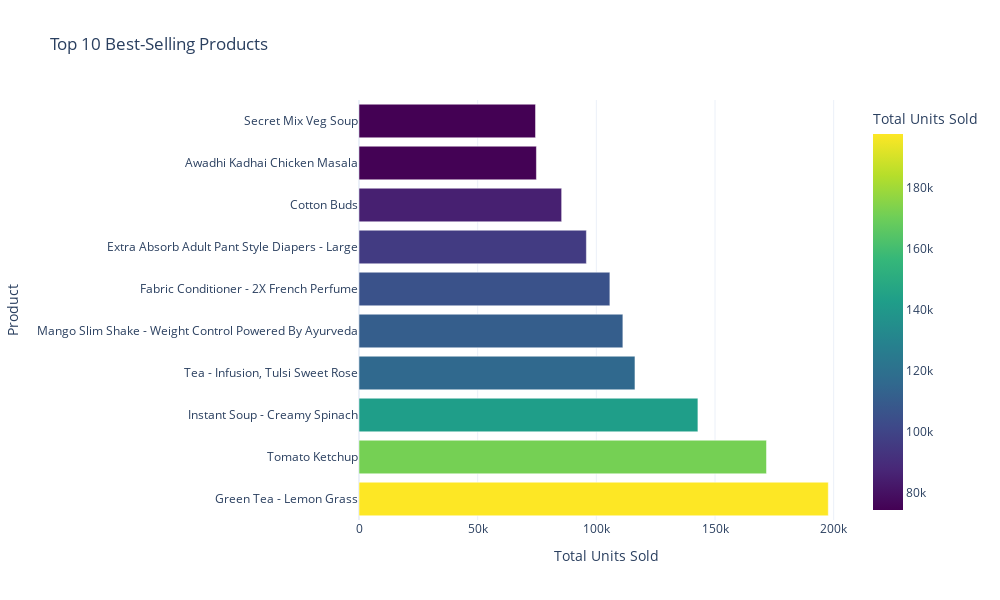

Notebook cell for this chart:
### Code cell
# Cell 8: Which products are most popular?

# Group by product and sum quantities
product_sales = sales_df.groupby('product_name')['quantity_sold'].sum().reset_index()

# Sort and get top 10
top_products = product_sales.sort_values('quantity_sold', ascending=False).head(10)

# Create horizontal bar chart
fig = px.bar(
    top_products,
    x='quantity_sold',
    y='product_name',
    orientation='h',  # Horizontal bars
    title='Top 10 Best-Selling Products',
    labels={'product_name': 'Product', 'quantity_sold': 'Total Units Sold'},
    color='quantity_sold',
    color_continuous_scale='Viridis',
    template='plotly_white'
)

fig.update_layout(height=600, width=1000)
fig.show()

### Figure 1 — Plotly figure (JSON) as saved in the notebook; plotly's stock layout.template omitted (floating-point values rounded to 4 significant figures)
{"data": [{"alignmentgroup": "True", "hovertemplate": "Total Units Sold=%{marker.color}<br>Product=%{y}<extra></extra>", "legendgroup": "", "marker": {"color": [197736, 171692, 142798, 116272, 111181, 105707, 95811, 85383, 74751, 74376], "coloraxis": "coloraxis", "pattern": {"shape": ""}}, "name": "", "offsetgroup": "", "orientation": "h", "showlegend": false, "textposition": "auto", "type": "bar", "x": [197736, 171692, 142798, 116272, 111181, 105707, 95811, 85383, 74751, 74376], "xaxis": "x", "y": ["Green Tea - Lemon Grass", "Tomato Ketchup", "Instant Soup - Creamy Spinach", "Tea - Infusion, Tulsi Sweet Rose", "Mango Slim Shake - Weight Control Powered By Ayurveda", "Fabric Conditioner - 2X French Perfume", "Extra Absorb Adult Pant Style Diapers - Large", "Cotton Buds", "Awadhi Kadhai Chicken Masala", "Secret Mix Veg Soup"], "yaxis": "y"}], "layout": {"barmode": "relative", "coloraxis": {"colorbar": {"title": {"text": "Total Units Sold"}}, "colorscale": [[0, "#440154"], [0.1111, "#482878"], [0.2222, "#3e4989"], [0.3333, "#31688e"], [0.4444, "#26828e"], [0.5556, "#1f9e89"], [0.6667, "#35b779"], [0.7778, "#6ece58"], [0.8889, "#b5de2b"], [1, "#fde725"]]}, "height": 600, "legend": {"tracegroupgap": 0}, "title": {"text": "Top 10 Best-Selling Products"}, "width": 1000, "xaxis": {"anchor": "y", "domain": [0, 1], "title": {"text": "Total Units Sold"}}, "yaxis": {"anchor": "x", "domain": [0, 1], "title": {"text": "Product"}}}}
